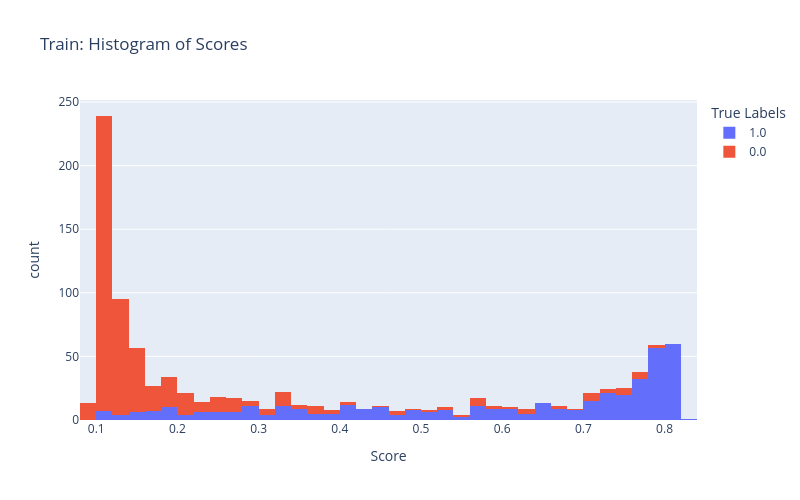
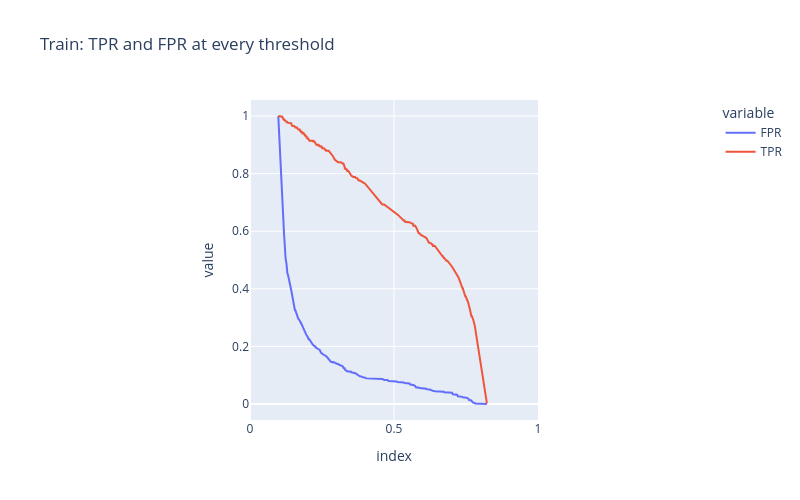
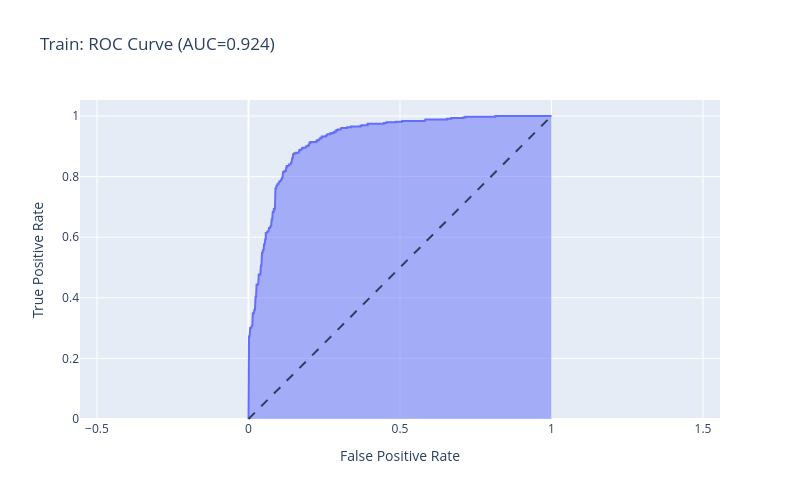
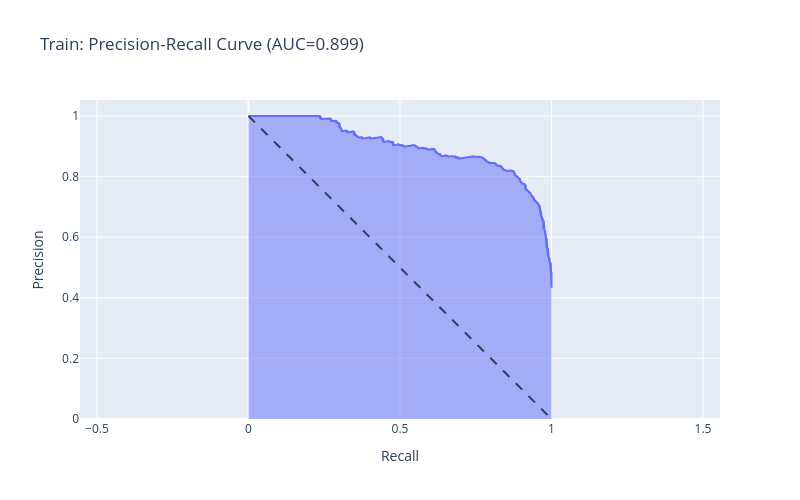

Source (notebook cell) for these figures, in order:
### Code cell
for y_true, y_score, name in [(train_y_true, train_y_score, 'Train'),
                               (val_y_true, val_y_score, 'Validation')]:
    plot_preliminary_plots(y_true, y_score, name)
    plot_roc_curve(y_true, y_score, name)
    plot_pr_curve(y_true, y_score, name)

### Figure 1 — Plotly figure (JSON) as saved in the notebook; plotly's stock layout.template omitted (floating-point values rounded to 4 significant figures; data arrays with more than 128 entries replaced by an {"elided": "..."} marker saying what was removed)
{"data": [{"bingroup": "x", "hovertemplate": "True Labels=1.0<br>Score=%{x}<br>count=%{y}<extra></extra>", "legendgroup": "1.0", "marker": {"color": "#636efa", "pattern": {"shape": ""}}, "name": "1.0", "nbinsx": 50, "orientation": "v", "showlegend": true, "type": "histogram", "x": {"elided": "430 float values"}, "xaxis": "x", "yaxis": "y"}, {"bingroup": "x", "hovertemplate": "True Labels=0.0<br>Score=%{x}<br>count=%{y}<extra></extra>", "legendgroup": "0.0", "marker": {"color": "#EF553B", "pattern": {"shape": ""}}, "name": "0.0", "nbinsx": 50, "orientation": "v", "showlegend": true, "type": "histogram", "x": {"elided": "562 float values"}, "xaxis": "x", "yaxis": "y"}], "layout": {"barmode": "relative", "height": 500, "legend": {"title": {"text": "True Labels"}, "tracegroupgap": 0}, "title": {"text": "Train: Histogram of Scores"}, "width": 800, "xaxis": {"anchor": "y", "domain": [0, 1], "title": {"text": "Score"}}, "yaxis": {"anchor": "x", "domain": [0, 1], "title": {"text": "count"}}}}

### Figure 2 — Plotly figure (JSON) as saved in the notebook; plotly's stock layout.template omitted (floating-point values rounded to 4 significant figures; data arrays with more than 128 entries replaced by an {"elided": "..."} marker saying what was removed)
{"data": [{"hovertemplate": "variable=FPR<br>index=%{x}<br>value=%{y}<extra></extra>", "legendgroup": "FPR", "line": {"color": "#636efa", "dash": "solid"}, "marker": {"symbol": "circle"}, "mode": "lines", "name": "FPR", "orientation": "v", "showlegend": true, "type": "scatter", "x": {"elided": "226 float values"}, "xaxis": "x", "y": {"elided": "226 float values"}, "yaxis": "y"}, {"hovertemplate": "variable=TPR<br>index=%{x}<br>value=%{y}<extra></extra>", "legendgroup": "TPR", "line": {"color": "#EF553B", "dash": "solid"}, "marker": {"symbol": "circle"}, "mode": "lines", "name": "TPR", "orientation": "v", "showlegend": true, "type": "scatter", "x": {"elided": "226 float values"}, "xaxis": "x", "y": {"elided": "226 float values"}, "yaxis": "y"}], "layout": {"height": 500, "legend": {"title": {"text": "variable"}, "tracegroupgap": 0}, "title": {"text": "Train: TPR and FPR at every threshold"}, "width": 800, "xaxis": {"anchor": "y", "constrain": "domain", "domain": [0, 1], "range": [0, 1], "title": {"text": "index"}}, "yaxis": {"anchor": "x", "domain": [0, 1], "scaleanchor": "x", "scaleratio": 1, "title": {"text": "value"}}}}

### Figure 3 — Plotly figure (JSON) as saved in the notebook; plotly's stock layout.template omitted (floating-point values rounded to 4 significant figures; data arrays with more than 128 entries replaced by an {"elided": "..."} marker saying what was removed)
{"data": [{"fillpattern": {"shape": ""}, "hovertemplate": "False Positive Rate=%{x}<br>True Positive Rate=%{y}<extra></extra>", "legendgroup": "", "line": {"color": "#636efa"}, "marker": {"symbol": "circle"}, "mode": "lines", "name": "", "orientation": "v", "showlegend": false, "stackgroup": "1", "type": "scatter", "x": {"elided": "226 float values"}, "xaxis": "x", "y": {"elided": "226 float values"}, "yaxis": "y"}], "layout": {"height": 500, "legend": {"tracegroupgap": 0}, "shapes": [{"line": {"dash": "dash"}, "type": "line", "x0": 0, "x1": 1, "y0": 0, "y1": 1}], "title": {"text": "Train: ROC Curve (AUC=0.924)"}, "width": 800, "xaxis": {"anchor": "y", "domain": [0, 1], "title": {"text": "False Positive Rate"}}, "yaxis": {"anchor": "x", "domain": [0, 1], "scaleanchor": "x", "scaleratio": 1, "title": {"text": "True Positive Rate"}}}}

### Figure 4 — Plotly figure (JSON) as saved in the notebook; plotly's stock layout.template omitted (floating-point values rounded to 4 significant figures; data arrays with more than 128 entries replaced by an {"elided": "..."} marker saying what was removed)
{"data": [{"fillpattern": {"shape": ""}, "hovertemplate": "Recall=%{x}<br>Precision=%{y}<extra></extra>", "legendgroup": "", "line": {"color": "#636efa"}, "marker": {"symbol": "circle"}, "mode": "lines", "name": "", "orientation": "v", "showlegend": false, "stackgroup": "1", "type": "scatter", "x": {"elided": "993 float values"}, "xaxis": "x", "y": {"elided": "993 float values"}, "yaxis": "y"}], "layout": {"height": 500, "legend": {"tracegroupgap": 0}, "shapes": [{"line": {"dash": "dash"}, "type": "line", "x0": 0, "x1": 1, "y0": 1, "y1": 0}], "title": {"text": "Train: Precision-Recall Curve (AUC=0.899)"}, "width": 800, "xaxis": {"anchor": "y", "domain": [0, 1], "title": {"text": "Recall"}}, "yaxis": {"anchor": "x", "domain": [0, 1], "scaleanchor": "x", "scaleratio": 1, "title": {"text": "Precision"}}}}
